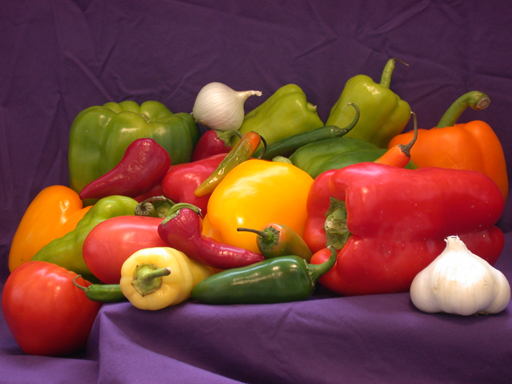
#> input picture images/rgb/peppers.png, 512 x 384 px
$ python testing_over_levels.py   (older library calls are emulated)
#> lines starting #> are read from the running program, lines starting #| are printed output that depends on the picture
### Utils.py
from enum import Enum

import cv2
import matplotlib.pyplot as plt
import numpy as np
import skimage as sk
from skimage.metrics import mean_squared_error as mse
from skimage.metrics import structural_similarity as ssim


def im2double(im):
    min_val = np.min(im.ravel())
    max_val = np.max(im.ravel())
    out = (im.astype('float') - min_val) / (max_val - min_val)
    return out


# [6 lines left out: function show_image, not called in this run]


def evaluate(imageA, imageB, rgb_flag):
    imageA = im2double(imageA)
    imageB = im2double(imageB)
    m = mse(imageA, imageB)
    p = cv2.PSNR(imageA, imageB)
    s = ssim(imageA, imageB, multichannel=rgb_flag)
    return m, p, s


def add_noise(image, noise_type, sigma_g=0.1, mean_g=0, p_sp=0.05):
    """ Add the specified noise to the image """
    noisy = None

    if noise_type.value == "gaussian":  # Gaussian Noise
        ifl = sk.util.img_as_float(image.copy())
        noise_g = mean_g + sigma_g * np.random.randn(*image.shape)
        noisy = np.clip(ifl + noise_g, 0.0, 1.0)
    elif noise_type.value == "s&p":  # Salt and Pepper noise
        noisy = sk.util.img_as_float(image.copy())
        noisy[np.random.rand(*noisy.shape) < p_sp / 2] = 0
        aux = np.random.rand(*noisy.shape)
        noisy[(aux > p_sp / 2) & (aux < p_sp)] = 1
    elif noise_type.value == "poisson":  # Poisson noise
        noisy = sk.util.random_noise(image, 'poisson')
    elif noise_type.value == "speckle":  # Speckle noise
        noisy = sk.util.random_noise(image, 'speckle')
    return noisy


def get_channels_number(image):
    """ Return the number of channels of the image """
    return 1 if len(image.shape) == 2 else image.shape[2]


def bgr2rgb(image):
    image = im2double(image)
    return image[:, :, 2::-1]


class Noise(Enum):
    GAUSSIAN = "gaussian"
    SALT_AND_PEPPER = "s&p"
    POISSON = "poisson"
    SPECKLE = "speckle"

### TransformedFiltering/wavelet_denoising.py
""" Mansi Paolo mat. 0622701542"""

import math
import warnings
import pywt
from Utils import *

DEFAULT_LEVEL_NUMBER = 4
DEFAULT_WNAME = 'db10'
DEFAULT_MODE = 'neigh'
DEFAULT_NEIGH_DIM = 3


# [53 lines left out: functions show_image_from_coefficients, _plot_wavelet_transform, not called in this run]


def get_universal_threshold(coeff):
    """ Computes the Universal Threshold used for the denoising

    :param coeff - the coefficients of the wavelet decomposition
    :returns thr - the universal threshold
    """
    A = np.array([np.concatenate(([*coeff]), axis=None)])
    n = ((coeff[0][1]).shape[0])
    X = A[:, n ** 2 + 1:]
    # Calculate sigma = MAD/0.6745
    sigma = np.median(np.abs(X)) / 0.6745
    # Calculate universal threshold
    thr = sigma * math.sqrt(2 * math.log((n * 2) ** 2))
    return thr


def denoising_coefficients(coeff, mode, dim_neigh):
    """ Performs the denoising of the wavelets coefficients, either with the universal threshold or with  neighbouring

    :param coeff - the coefficients of the wavelet decomposition
    :param mode - specifies if using the universal threshold or the neighbouring
    :param dim_neigh - in case of the neighbouring, it defines the dimension of the window of the neighbourhood
    """
    warnings.filterwarnings("ignore")
    # Get Threshold
    univ_thr = get_universal_threshold(coeff)

    if mode == 'univ':
        for i in range(1, len(coeff)):
            for imm in coeff[i]:
                # set to 0 the values under the universal threshold
                imm[abs(imm) < univ_thr] = 0

    elif mode == 'neigh':
        mask = np.ones([dim_neigh, dim_neigh])
        for c in range(1, len(coeff)):
            denoised_coeff = [0, 0, 0]
            for i in range(0, 3):
                imm = coeff[c][i]
                # Perform the sum of the elements of the window through the correlation
                S = cv2.filter2D(imm * imm, -1, mask, borderType=cv2.BORDER_REPLICATE)
                # Calculates the shrinking factor
                B = 1 - (univ_thr ** 2 / S)
                B[B < 0] = 0
                # Update the value of the pixel
                denoised_coeff[i] = imm * B
            coeff[c] = tuple(denoised_coeff)
    else:
        raise Exception('Mode not supported')
    return coeff


def _denoising(image, wname, levels, ch, mode, dim_neigh, show):
    """ Performs the wavelet decomposition of the image passed, the denoising of the of those coefficients and then
     the reconstruction of the image

     :param image - the image to be denoised
     :param wname - the name of the wavelet used to decompose
     :param levels - the number of levels of the decomposition
     :param ch - the current channel of the image
     :param mode - the mode of the thresholding
     :param dim_neigh - the dimension of the neighbourhood
     :param show - a boolean flag. if True, it shows the Wavelet decomposition
     """
    # Wavelet Transform
    coeff = pywt.wavedec2(image, wname, level=levels)

    # Plot Wavelet Transform
    if show is True:
        _plot_wavelet_transform(coeff, ch, True)

    # Denoising Wavelet Transform
    denoised_coeff = denoising_coefficients(coeff, mode, dim_neigh)

    # Plot Wavelet Tranform Denoised
    if show is True:
        _plot_wavelet_transform(denoised_coeff, ch, False)

    # Reconstruct Image
    de_noised_image = pywt.waverec2(denoised_coeff, wname)

    # Dimensions adjusting
    if de_noised_image.shape[0] != image.shape[0]:
        de_noised_image = de_noised_image[:-1, :]
    if de_noised_image.shape[1] != image.shape[1]:
        de_noised_image = de_noised_image[:, :-1]

    return de_noised_image


def wavelet_denoising(image, wname=DEFAULT_WNAME, levels=None, mode=DEFAULT_MODE, dim_neigh=DEFAULT_LEVEL_NUMBER,
                      show=False):
    """
    Performs the denoising of the image passed through the thresholding of the wavelet decomposition

    :param image: the image to be denoised
    :param wname: the name of the wavelet used to decompose. By default it uses the 'db10' wavelet
    :param levels: the number of levels of the decomposition. if it's not chosen, it will be assigned 5 if possible, or
                    else the maximum number of levels
    :param mode: the mode of the thresholding. By default it's the neighbouring threshold
    :param dim_neigh: the dimension of the neighbourhood. By default it's a 3x3 window
    :param show: a boolean flag. if True, it shows the Wavelet decomposition
    :returns: the denoised image
    """
    channels = get_channels_number(image)
    # if level is not specified, it is set to the default number
    if levels is None:
        levels = pywt.dwtn_max_level(image.shape[:-1], wname)
        levels = DEFAULT_LEVEL_NUMBER if levels >= DEFAULT_LEVEL_NUMBER else levels
    elif levels == 'max':
        levels = pywt.dwtn_max_level(image.shape[:-1], wname)

    if channels == 1:
        # if the image is b&w the denoising is done on the only existing channel
        im = _denoising(image, wname, levels, -1, mode, dim_neigh, show)
    else:
        # if the image is rgb, the denoising is done on each channel singularly
        im = np.zeros([*image.shape])
        for c in range(channels):
            res = _denoising(image[:, :, c], wname, levels, c + 1, mode, dim_neigh, show)
            im[:, :, c] = res
    return im


# [38 lines left out: function plot_images_test, not called in this run]


# [37 lines that do not run on import are left out]

### TransformedFiltering/testing_over_levels.py
from wavelet_denoising import *
from Utils import *


def plot_images_levels_test(I_original, I_noisy, noisy, I_filtered, level):
    """ Plots the images passed and computes the mse, psnr and ssim indexes"""

    fig = plt.figure()

    fig.add_subplot(131)
    plt.title("Originale", fontweight="bold")
    plt.imshow(bgr2rgb(I_original), cmap='gray')
    ax = plt.gca()
    ax.axes.xaxis.set_ticks([])
    ax.axes.yaxis.set_ticks([])

    fig.add_subplot(132)
    plt.title("Rumore " + noisy.value, fontweight="bold")
    plt.imshow(bgr2rgb(I_noisy), cmap='gray')
    ax = plt.gca()
    ax.axes.xaxis.set_ticks([])
    ax.axes.yaxis.set_ticks([])

    fig.add_subplot(133)
    plt.title("level: " + str(level), fontweight="bold")
    plt.imshow(bgr2rgb(I_filtered), cmap='gray')
    ax = plt.gca()
    ax.axes.xaxis.set_ticks([])
    ax.axes.yaxis.set_ticks([])

    plt.xlabel("   - MSE: %.2f\n   - PSNR: %.2f\n   - SSIM: %.2f" % (
        evaluate(I_original, I_filtered, False if get_channels_number(I_original) == 1 else True)), loc="left")


if __name__ == '__main__':

    # Read Image
    image = cv2.imread('../images/rgb/peppers.png')
#> image is the input picture: shape (384, 512, 3); mean B, G, R 57.6, 66.4, 120.8
    for type_noise in Noise:
        print("\n\n Noise: " + type_noise.value)
        # Add Noise
        I_noise = add_noise(image, type_noise)

        # Definizione Parametri
        wname = "db10"
        levels_tot = pywt.dwtn_max_level(I_noise.shape[:-1], wname)

        for levels in range(1, levels_tot + 1):
            de_image_neigh = wavelet_denoising(I_noise, wname=wname, levels=levels)
            plot_images_levels_test(image, I_noise, type_noise, de_image_neigh, levels)
            print("level = " + str(levels) + ":\t\tMSE: %.2f\t    PSNR: %.2f\t    SSIM: %.2f" % (
                evaluate(image, de_image_neigh, False if get_channels_number(image) == 1 else True)))
#> this loop made 4 passes
#> (printed output is left out)
#> pass 1, in add_noise, `noisy = np.clip(ifl + noise_g, 0.0, 1.0)`:
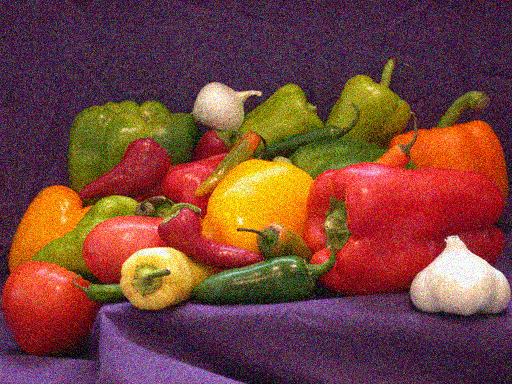
#> noisy: shape (384, 512, 3) float64; mean B, G, R 0.232, 0.264, 0.47
#> pass 1, in _denoising, `de_noised_image = pywt.waverec2(denoised_coeff, wname)`:
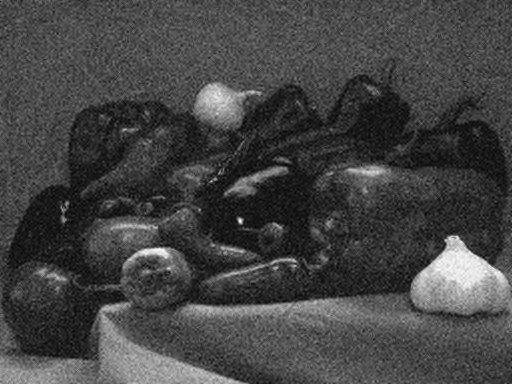
#> de_noised_image: shape (384, 512) float64; min -0.0717, max 1.06, mean 0.232; drawn with min black and max white
#> pass 1, in _denoising (call 2), `de_noised_image = pywt.waverec2(denoised_coeff, wname)`:
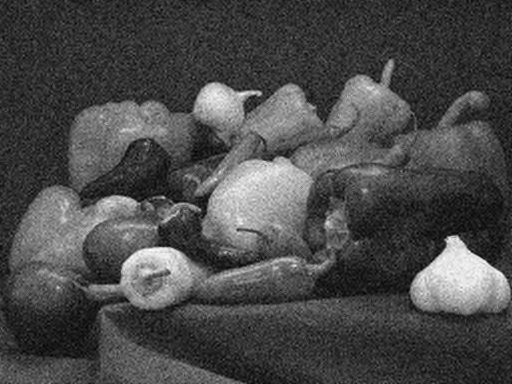
#> de_noised_image: shape (384, 512) float64; min -0.0644, max 1.06, mean 0.264; drawn with min black and max white
#> after the loop:
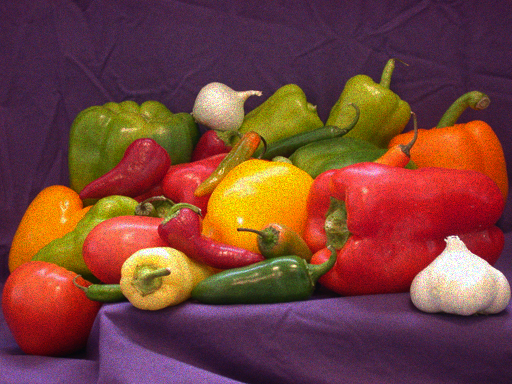
#> I_noise: shape (384, 512, 3) float64; mean B, G, R 0.226, 0.26, 0.47
    plt.show()
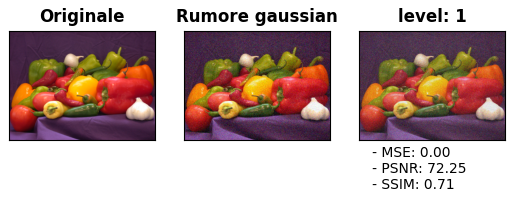
#> figure drawn by matplotlib, 3 panels
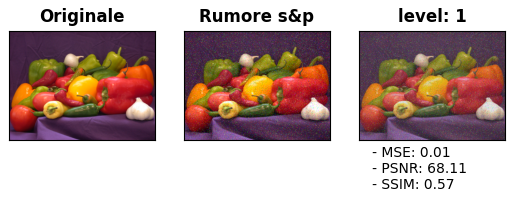
#> figure drawn by matplotlib, 3 panels

$ run again, with images/rgb/flowers-red.tif saved as images/rgb/peppers.png
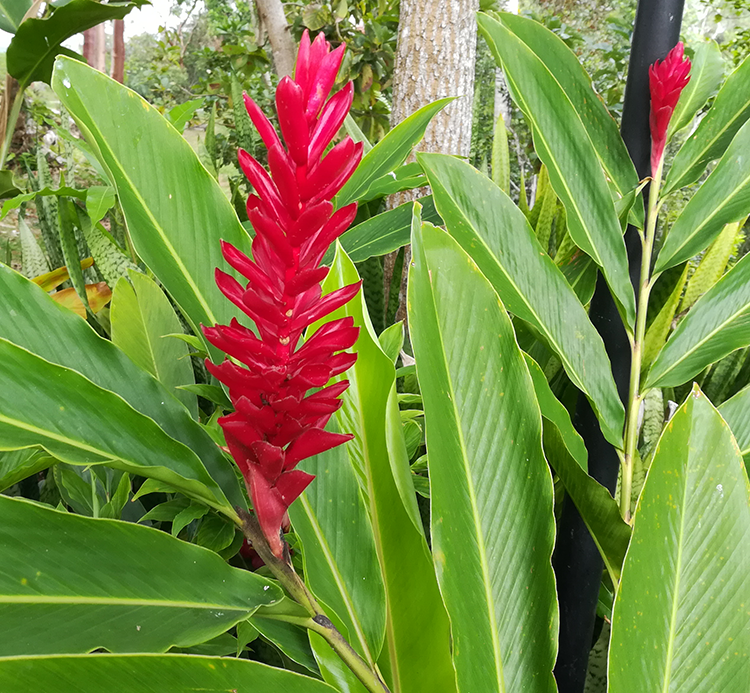
#> input picture images/rgb/flowers-red.tif, 750 x 693 px
#> image is the input picture: shape (693, 750, 3); mean B, G, R 69.2, 139.9, 123.4
#> the loop `for type_noise in Noise:` made 4 passes
#> (printed output is left out)
#> pass 1, in _denoising, `de_noised_image = pywt.waverec2(denoised_coeff, wname)`:
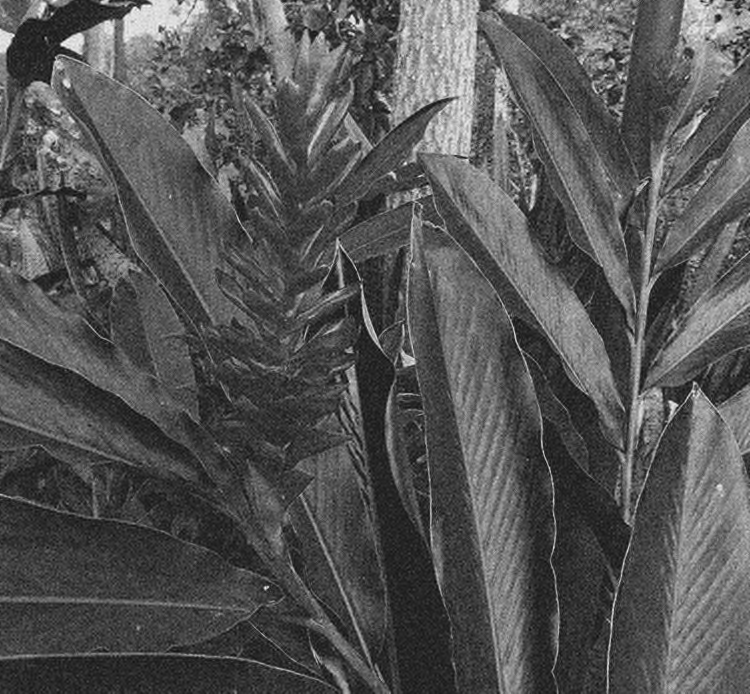
#> de_noised_image: shape (694, 750) float64; min -0.154, max 1.14, mean 0.277; drawn with min black and max white
#> `plt.show()`:
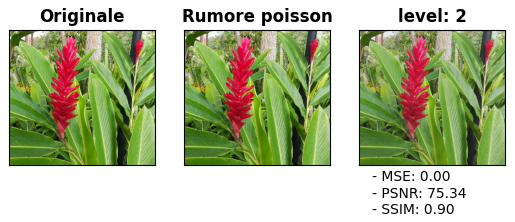
#> figure drawn by matplotlib, 3 panels
